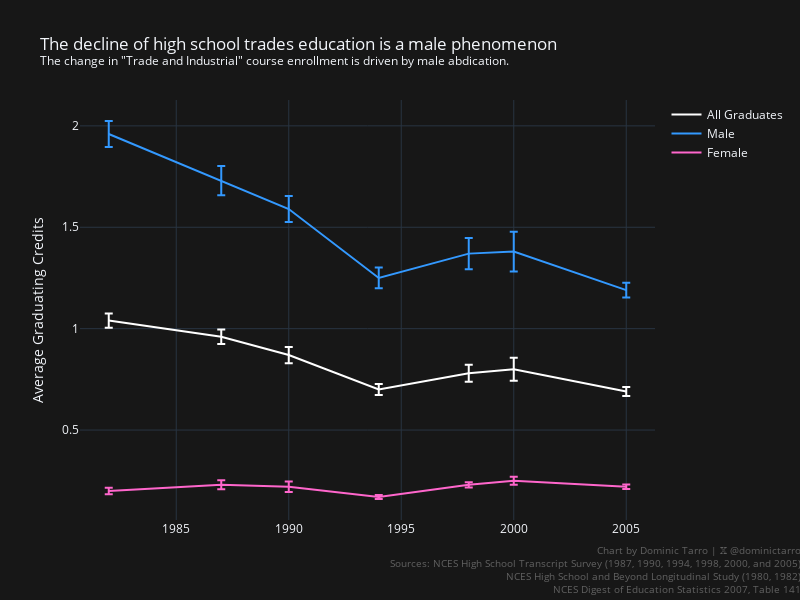

This figure's notebook cell:
### Code cell
px.line(
    pl.read_csv("./data/nces/carnegie-vocational/carnegie_credits_trade_and_industrial.csv").with_columns(
        pl.col("group").replace(
            {
                "total": "All Graduates",
                "male": "Male",
                "female": "Female",
            }
        )
    ),
    x="year",
    y="average_credits",
    error_y="standard_error",
    color="group",
    color_discrete_map={
        "Male": px.colors.diverging.Picnic[1],
        "Female": px.colors.diverging.Picnic[8],
        "All Graduates": "white",
    },
    template="plotly_dark",
    title="The decline of high school trades education is a male phenomenon<br><sup>The change in \"Trade and Industrial\" course enrollment is driven by male abdication.</sup>",
    width=800,
    height=600,
).update_layout(
    xaxis_title=None,
    yaxis_title="Average Graduating Credits",   
    legend_title_text=None,
    plot_bgcolor="#171717",
    paper_bgcolor="#171717",
).add_annotation(
    x=1.257,
    y=-0.185,
    xref="paper",
    yref="paper",
    text="<br>".join(
        (
            "Chart by Dominic Tarro | 𝕏 @dominictarro",
            "Sources: NCES High School Transcript Survey (1987, 1990, 1994, 1998, 2000, and 2005)",
            "NCES High School and Beyond Longitudinal Study (1980, 1982)",
            "NCES Digest of Education Statistics 2007, Table 141"
        )
    ),
    align="right",
    showarrow=False,
    font=dict(
        size=10,
        color="grey"
    ),
    opacity=0.7
)

### Figure 1 — Plotly figure (JSON) as saved in the notebook; plotly's stock layout.template omitted (floating-point values rounded to 4 significant figures)
{"data": [{"error_y": {"array": [0.035, 0.036, 0.04, 0.027, 0.042, 0.057, 0.022]}, "hovertemplate": "group=All Graduates<br>year=%{x}<br>average_credits=%{y}<extra></extra>", "legendgroup": "All Graduates", "line": {"color": "white", "dash": "solid"}, "marker": {"symbol": "circle"}, "mode": "lines", "name": "All Graduates", "orientation": "v", "showlegend": true, "type": "scatter", "x": [1982, 1987, 1990, 1994, 1998, 2000, 2005], "xaxis": "x", "y": [1.04, 0.96, 0.87, 0.7, 0.78, 0.8, 0.69], "yaxis": "y"}, {"error_y": {"array": [0.064, 0.072, 0.064, 0.051, 0.077, 0.098, 0.036]}, "hovertemplate": "group=Male<br>year=%{x}<br>average_credits=%{y}<extra></extra>", "legendgroup": "Male", "line": {"color": "rgb(51,153,255)", "dash": "solid"}, "marker": {"symbol": "circle"}, "mode": "lines", "name": "Male", "orientation": "v", "showlegend": true, "type": "scatter", "x": [1982, 1987, 1990, 1994, 1998, 2000, 2005], "xaxis": "x", "y": [1.96, 1.73, 1.59, 1.25, 1.37, 1.38, 1.19], "yaxis": "y"}, {"error_y": {"array": [0.016, 0.022, 0.026, 0.01, 0.013, 0.02, 0.011]}, "hovertemplate": "group=Female<br>year=%{x}<br>average_credits=%{y}<extra></extra>", "legendgroup": "Female", "line": {"color": "rgb(255,102,204)", "dash": "solid"}, "marker": {"symbol": "circle"}, "mode": "lines", "name": "Female", "orientation": "v", "showlegend": true, "type": "scatter", "x": [1982, 1987, 1990, 1994, 1998, 2000, 2005], "xaxis": "x", "y": [0.2, 0.23, 0.22, 0.17, 0.23, 0.25, 0.22], "yaxis": "y"}], "layout": {"annotations": [{"align": "right", "font": {"color": "grey", "size": 10}, "opacity": 0.7, "showarrow": false, "text": "Chart by Dominic Tarro | 𝕏 @dominictarro<br>Sources: NCES High School Transcript Survey (1987, 1990, 1994, 1998, 2000, and 2005)<br>NCES High School and Beyond Longitudinal Study (1980, 1982)<br>NCES Digest of Education Statistics 2007, Table 141", "x": 1.257, "xref": "paper", "y": -0.185, "yref": "paper"}], "height": 600, "legend": {"title": {}, "tracegroupgap": 0}, "paper_bgcolor": "#171717", "plot_bgcolor": "#171717", "title": {"text": "The decline of high school trades education is a male phenomenon<br><sup>The change in \"Trade and Industrial\" course enrollment is driven by male abdication.</sup>"}, "width": 800, "xaxis": {"anchor": "y", "domain": [0, 1], "title": {}}, "yaxis": {"anchor": "x", "domain": [0, 1], "title": {"text": "Average Graduating Credits"}}}}
